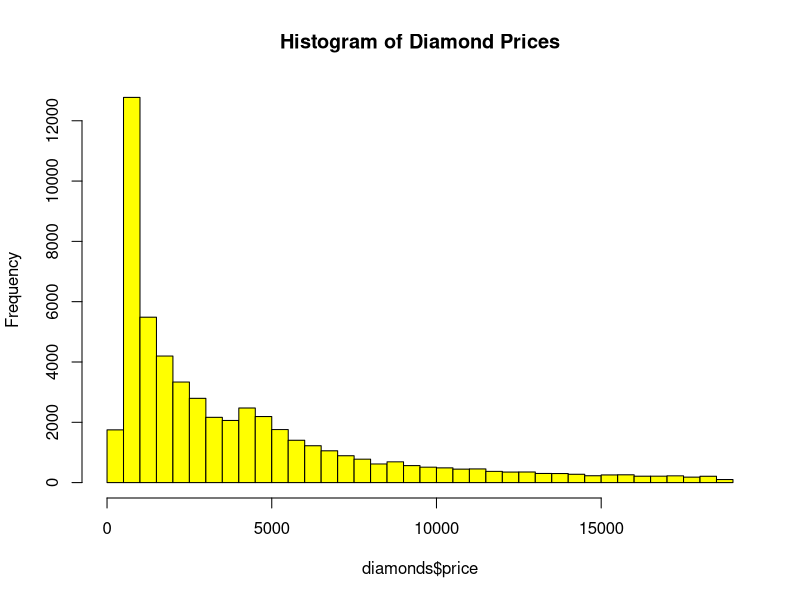
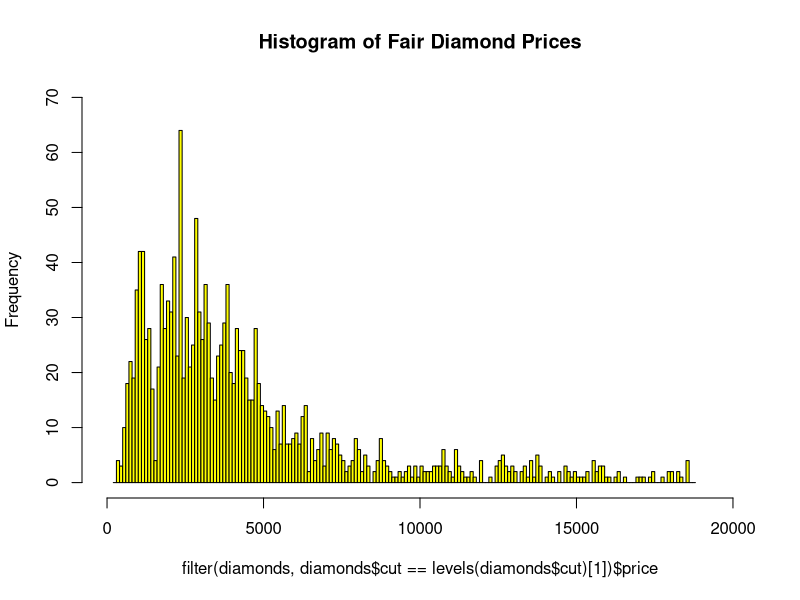
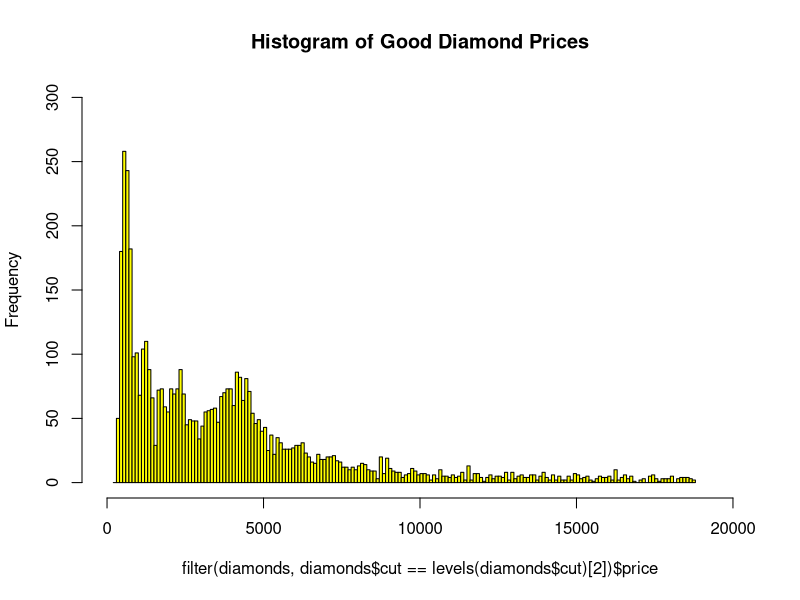
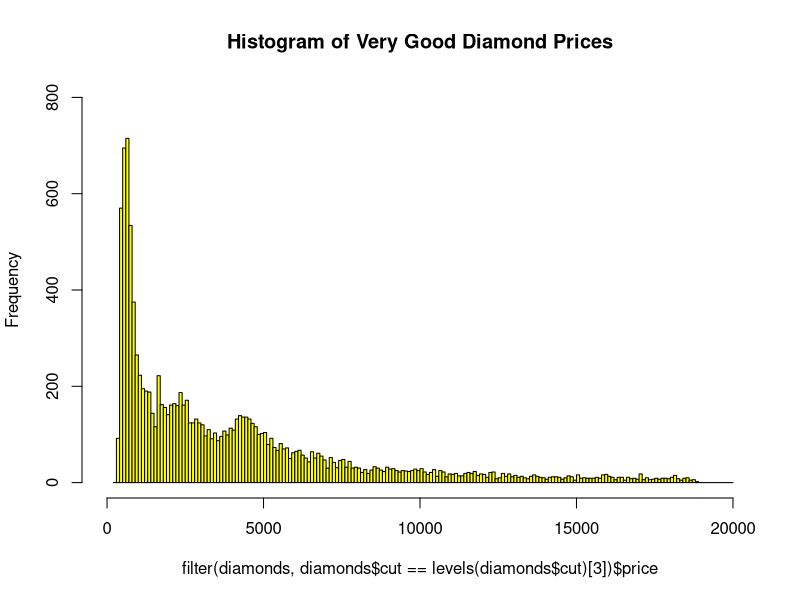
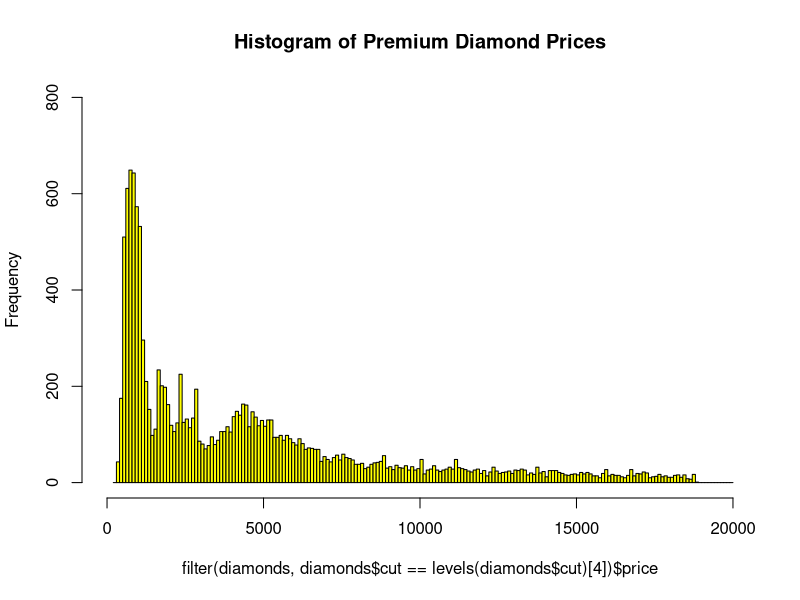
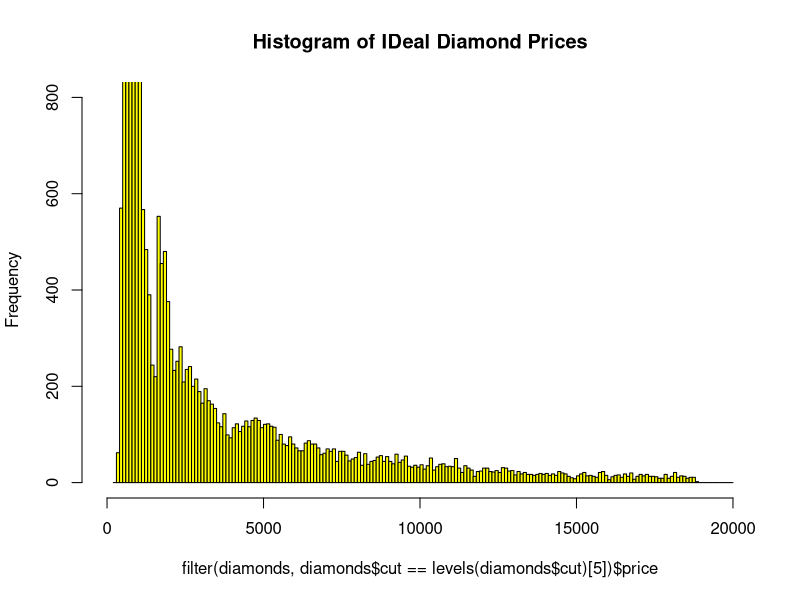
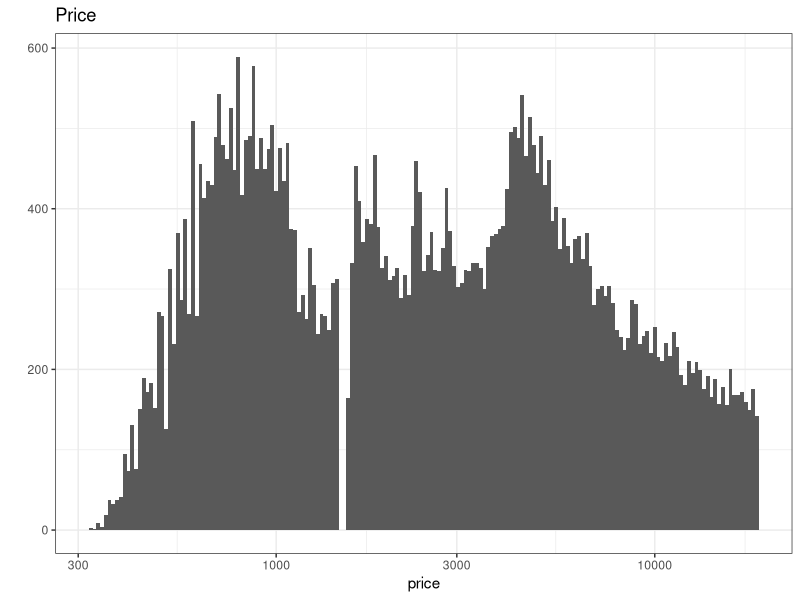
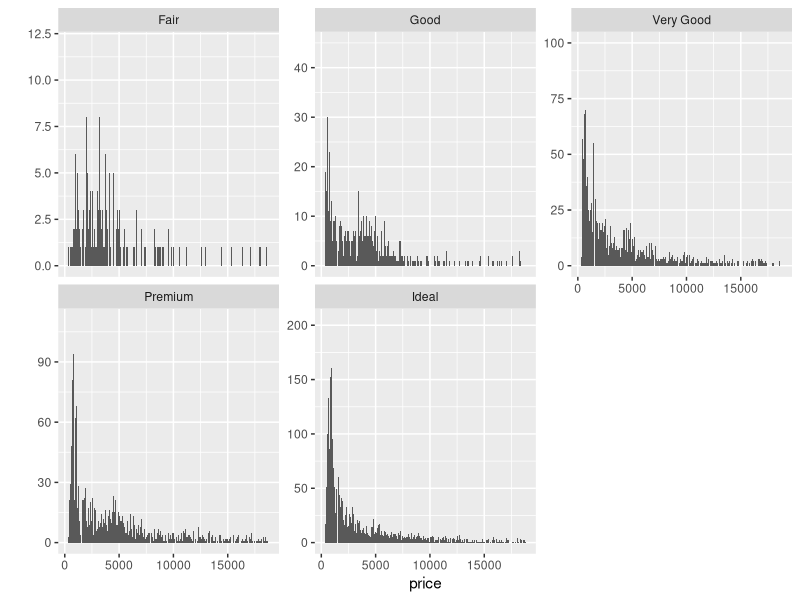

R code for these plots, in order:
## ---- chunk 1
library(ggplot2)
library(gridExtra)
library(dplyr)
library(lubridate)
## ---- chunk 2
data("diamonds")
str(diamonds)
## ---- chunk 3
hist(diamonds$price, main="Histogram of Diamond Prices", plot = T,breaks =40,col="yellow")
## ---- chunk 4
filter(diamonds, price < 500)
## ---- chunk 5
filter(diamonds, price < 250)
## ---- chunk 6
filter(diamonds, price >=  15000)
## ---- chunk 7
hist(filter(diamonds,diamonds$cut == levels(diamonds$cut)[1])$price,
     main="Histogram of Fair Diamond Prices", 
     plot = T,col="yellow", 
     breaks=c(200, seq(300,18800, 100)),
     xlim=c(0, 20000),  ylim=c(0,70))
## ---- chunk 8
hist(filter(diamonds,diamonds$cut == levels(diamonds$cut)[2])$price,
     main="Histogram of Good Diamond Prices", 
     plot = T,col="yellow", 
     breaks=c(200, seq(300,18800, 100)),
     xlim=c(0, 20000),  ylim=c(0,300))
## ---- chunk 9
hist(filter(diamonds,diamonds$cut == levels(diamonds$cut)[3])$price,
     main="Histogram of Very Good Diamond Prices", 
     plot = T,col="yellow", 
     breaks=c(200, seq(300,20000, 100)),
     xlim=c(0, 20000),  ylim=c(0,800))
## ---- chunk 10
hist(filter(diamonds,diamonds$cut == levels(diamonds$cut)[4])$price,
     main="Histogram of Premium Diamond Prices", 
     plot = T,col="yellow", 
     breaks=c(200, seq(300,20000, 100)),
     xlim=c(0, 20000),  ylim=c(0,800))
## ---- chunk 11
hist(filter(diamonds,diamonds$cut == levels(diamonds$cut)[5])$price,
     main="Histogram of IDeal Diamond Prices", 
     plot = T,col="yellow", 
     breaks=c(200, seq(300,20000, 100)),
     xlim=c(0, 20000),  ylim=c(0,800))
## ---- chunk 12
 qplot(price, data = diamonds, binwidth = 0.01) + scale_x_log10() +
   theme_bw() +
   ggtitle("Price")
## ---- chunk 13
qplot (x = price, data = diamonds, binwidth=10) + facet_wrap(~cut, scales="free_y")

qplot (x = price, data = diamonds, binwidth=80) + facet_wrap(~cut, scales="free_y") 
## ---- chunk 14
diamondCut <- group_by(diamonds, cut)
diamondByCut <- summarise(diamondCut, mean_price=mean(price),
                median_price = median(price), min_price=min(price),
                max_price = max(price))
diamondByCut
## ---- chunk 15
ggplot(aes(x = (price / carat)), data = diamonds) + 
geom_histogram(binwidth = 0.10,color = "black", fill = "steelblue") +
scale_x_log10() +
facet_wrap( ~ cut, scales = "free") +
labs(x = "Price per Carat", y = "Number of Diamonds")
## ---- chunk 16
qplot(log(price), carat, data = diamonds, facets = cut ~ .,
geom =c("point","smooth"))
## ---- chunk 17
qplot(log(price), carat, data = diamonds,
geom=c("point","smooth"),facets = . ~ cut) 
## ---- chunk 18
cutpoints <- quantile(diamonds$carat, seq(0,1, length = 4), na.rm = TRUE)
cutpoints
diamonds$caratVal <- cut(diamonds$carat, cutpoints)
levels(diamonds$caratVal)

qplot(log(price), data=diamonds,  facets = caratVal ~ cut, 
     geom =c("histogram"), binwidth=0.10) 
#    geom =c("histogram","smooth"))  # The smoth gives error

## ---- chunk 19
qplot(x=cut, y=price,data=diamonds,geom='boxplot',fill=cut) +
      coord_cartesian(ylim=c(300,6500))

diamonds%>%group_by(clarity)%>%
   summarise('maximum price'=max(price),
   'minimun price'=min(price))
   
## ---- chunk 20
p1 = qplot(data=diamonds, x=cut, y=price,
geom='boxplot', color=cut) +
coord_cartesian(ylim=c(0,7000))
p2 = qplot(data=diamonds, x=clarity, y=price,
geom='boxplot', color=clarity) +
coord_cartesian(ylim=c(0,7000))
p3 = qplot(data=diamonds, x=color, y=price,
geom='boxplot', color=color) +
coord_cartesian(ylim=c(0,9000))
grid.arrange(p1, p2, p3)
## ---- chunk 21
DColor = filter(diamonds, diamonds$color == "D")
quantile(DColor$price, c(0.25, 0.5, 0.75), type = 1)

fivenum(DColor$price)

quantile(filter(diamonds, diamonds$color == "D")$price,
          c(0.25, 0.5, 0.75), type = 1)
## ---- chunk 22
JColor = filter(diamonds, diamonds$color == "J")
quantile(JColor$price, c(0.25, 0.5, 0.75), type=1)

fivenum(JColor$price)

quantile(filter(diamonds, diamonds$color == "J")$price,
          c(0.25, 0.5, 0.75), type = 1)
## ---- chunk 23
IQR(DColor$price)
## ---- chunk 24
IQR(JColor$price)
## ---- chunk 25
qplot(x = diamonds$carat,
      data = diamonds,
      binwidth = 0.1,
      xlab = 'Carats',
      ylab = 'Count',
      geom = 'freqpoly') +
      scale_x_continuous(breaks=1:5) + scale_y_continuous(limits=c(0, 12000))
## ---- chunk 26
qplot(x = diamonds$carat,
      data = diamonds,
      binwidth = 0.2,
      xlab = 'Carats',
      ylab = 'Count',
      geom = 'freqpoly') +
      scale_x_continuous(limits = c(0,2), breaks = seq(0,2,0.2) ) +
      scale_y_continuous(limits = c(0,5000), breaks = seq(0,5000,250))
## ---- chunk 27
qplot(x = diamonds$carat,
      data = diamonds, 
      binwidth = 0.1,
      xlab = 'Carats',
      ylab = 'Count',
      geom = 'freqpoly') +
      scale_x_continuous(limits = c(0.1,2.1), breaks = seq(0.1,2.1,0.5) ) +
      scale_y_continuous(limits = c(0,2000), breaks = seq(0,2000,100))
## ---- chunk 28
qplot(x = diamonds$carat,
      data = diamonds,
      binwidth = 0.01,
      xlab = 'Carats',
      ylab = 'Count',
      geom = 'freqpoly') +
      scale_x_continuous(limits = c(0,3)) +
      scale_y_continuous(limits = c(0,2000), breaks = seq(0,2000,1000)) 
## ---- chunk 29
qplot(x = diamonds$carat,
      data = diamonds,
      binwidth = 0.1,
      xlab = 'Carats',
      ylab = 'Count',
      geom = 'freqpoly') +
      scale_x_continuous(limits = c(0,3), breaks = seq(0,3, 0.3) )  +
      scale_y_continuous(limits = c(0,2000)) 
